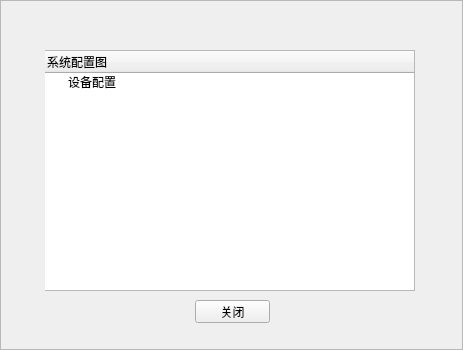
<?xml version="1.0" encoding="UTF-8"?>
<ui version="4.0">
 <class>CDeviceConfig</class>
 <widget class="QFrame" name="CDeviceConfig">
  <property name="geometry">
   <rect>
    <x>0</x>
    <y>0</y>
    <width>463</width>
    <height>350</height>
   </rect>
  </property>
  <property name="windowTitle">
   <string>设备配置</string>
  </property>
  <property name="styleSheet">
   <string notr="true"/>
  </property>
  <property name="frameShape">
   <enum>QFrame::StyledPanel</enum>
  </property>
  <property name="frameShadow">
   <enum>QFrame::Raised</enum>
  </property>
  <widget class="QWidget" name="widget" native="true">
   <property name="geometry">
    <rect>
     <x>45</x>
     <y>50</y>
     <width>371</width>
     <height>281</height>
    </rect>
   </property>
   <property name="styleSheet">
    <string notr="true">background-image:url(none);</string>
   </property>
   <widget class="QTreeWidget" name="treeWidget">
    <property name="geometry">
     <rect>
      <x>-1</x>
      <y>0</y>
      <width>371</width>
      <height>241</height>
     </rect>
    </property>
    <property name="contextMenuPolicy">
     <enum>Qt::CustomContextMenu</enum>
    </property>
    <property name="toolTip">
     <string>【设备配置】下先建一【虚拟停车场】，
其余均为【虚拟停车场】的【子停车场】，
【虚拟停车场】下无【通道控制器】。</string>
    </property>
    <property name="styleSheet">
     <string notr="true">background-image:url(none);</string>
    </property>
    <column>
     <property name="text">
      <string>系统配置图</string>
     </property>
    </column>
    <item>
     <property name="text">
      <string>设备配置</string>
     </property>
    </item>
   </widget>
   <widget class="QPushButton" name="btnMinimalize">
    <property name="geometry">
     <rect>
      <x>150</x>
      <y>250</y>
      <width>75</width>
      <height>23</height>
     </rect>
    </property>
    <property name="styleSheet">
     <string notr="true">background-image:url(none);</string>
    </property>
    <property name="text">
     <string>关闭</string>
    </property>
   </widget>
  </widget>
  <widget class="QLabel" name="lblTitle">
   <property name="geometry">
    <rect>
     <x>30</x>
     <y>5</y>
     <width>141</width>
     <height>21</height>
    </rect>
   </property>
   <property name="font">
    <font>
     <weight>75</weight>
     <bold>true</bold>
    </font>
   </property>
   <property name="styleSheet">
    <string notr="true">background-image:url(none);
color: rgb(170, 0, 0);</string>
   </property>
   <property name="text">
    <string/>
   </property>
  </widget>
  <widget class="QLabel" name="lblClose">
   <property name="geometry">
    <rect>
     <x>423</x>
     <y>7</y>
     <width>30</width>
     <height>15</height>
    </rect>
   </property>
   <property name="text">
    <string/>
   </property>
  </widget>
 </widget>
 <resources/>
 <connections/>
</ui>
